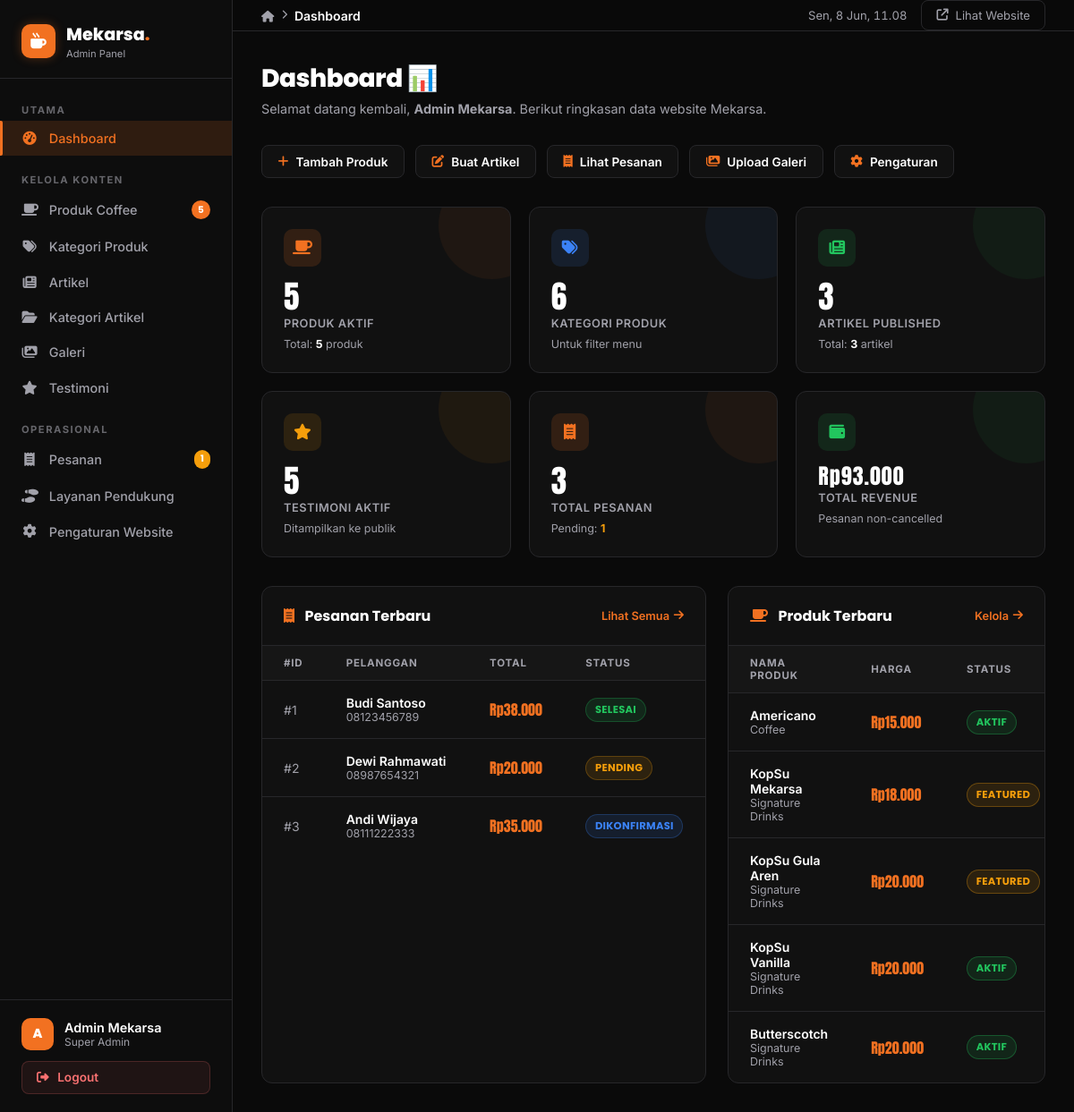
Page /portal-mekarsa/dashboard.php (signed in) on the committed database.
### tables this page shows
CREATE TABLE `orders` (
  `id` int(11) NOT NULL,
  `customer_name` varchar(100) NOT NULL,
  `customer_phone` varchar(20) NOT NULL,
  `order_date` timestamp NOT NULL DEFAULT current_timestamp(),
  `total_price` decimal(10,2) DEFAULT 0.00,
  `order_status` enum('pending','confirmed','completed','cancelled') DEFAULT 'pending',
  `notes` text DEFAULT NULL
);

CREATE TABLE `products` (
  `id` int(11) NOT NULL,
  `category_id` int(11) NOT NULL,
  `name` varchar(100) NOT NULL,
  `description` text DEFAULT NULL,
  `price` decimal(10,2) NOT NULL,
  `stock` int(11) DEFAULT 0,
  `image` varchar(255) DEFAULT NULL,
  `is_featured` tinyint(1) DEFAULT 0,
  `status` enum('active','inactive') DEFAULT 'active',
  `created_at` timestamp NOT NULL DEFAULT current_timestamp(),
  `updated_at` timestamp NOT NULL DEFAULT current_timestamp() ON UPDATE current_timestamp()
);

CREATE TABLE `product_categories` (
  `id` int(11) NOT NULL,
  `name` varchar(100) NOT NULL,
  `description` text DEFAULT NULL,
  `created_at` timestamp NOT NULL DEFAULT current_timestamp()
);

### portal-mekarsa/dashboard.php (the view, shortened to what this page needs)
<?php
try {
    $pdo = getDBConnection();
    $stats = [];
    $stmt = $pdo->query("SELECT COUNT(*) FROM products WHERE status = 'active'");
    $stats['products'] = (int)$stmt->fetchColumn();
    $stmt = $pdo->query("SELECT COUNT(*) FROM products");
    $stats['products_total'] = (int)$stmt->fetchColumn();
    $stmt = $pdo->query("SELECT COUNT(*) FROM product_categories");
    $stats['categories'] = (int)$stmt->fetchColumn();
    $stmt = $pdo->query("SELECT COUNT(*) FROM articles WHERE status = 'published'");
    $stats['articles'] = (int)$stmt->fetchColumn();
    $stmt = $pdo->query("SELECT COUNT(*) FROM articles");
    $stats['articles_total'] = (int)$stmt->fetchColumn();
    $stmt = $pdo->query("SELECT COUNT(*) FROM testimonials WHERE status = 'show'");
    $stats['testimonials'] = (int)$stmt->fetchColumn();
    $stmt = $pdo->query("SELECT COUNT(*) FROM orders");
    $stats['orders'] = (int)$stmt->fetchColumn();
    $stmt = $pdo->query("SELECT COUNT(*) FROM orders WHERE order_status = 'pending'");
    $stats['orders_pending'] = (int)$stmt->fetchColumn();
    $stmt = $pdo->query("SELECT COALESCE(SUM(total_price), 0) FROM orders WHERE order_status != 'cancelled'");
    $stats['revenue'] = (float)$stmt->fetchColumn();
    $stmt = $pdo->query("
        SELECT id, customer_name, customer_phone, total_price, order_status, order_date
        FROM orders
        ORDER BY order_date DESC
        LIMIT 5
    ");
    $recentOrders = $stmt->fetchAll();
    $stmt = $pdo->query("
        SELECT p.id, p.name, p.price, p.status, p.is_featured, pc.name AS category_name
        FROM products p
        LEFT JOIN product_categories pc ON p.category_id = pc.id
        ORDER BY p.created_at DESC
        LIMIT 5
    ");
    $recentProducts = $stmt->fetchAll();
} catch (PDOException $e) {
    $dbError = $e->getMessage();
    $stats   = array_fill_keys(['products','products_total','categories','articles','articles_total','testimonials','orders','orders_pending','revenue'], 0);
    $recentOrders   = [];
    $recentProducts = [];
}
function formatRupiah(float $amount): string {
    return 'Rp' . number_format($amount, 0, ',', '.');
}
function orderStatusBadge(string $status): string {
    $map = [
        'pending'   => ['label' => 'Pending',    'color' => '#f59e0b'],
        'confirmed' => ['label' => 'Dikonfirmasi','color' => '#3b82f6'],
        'completed' => ['label' => 'Selesai',     'color' => '#22c55e'],
        'cancelled' => ['label' => 'Dibatalkan',  'color' => '#f87171'],
    ];
    $info = $map[$status] ?? ['label' => ucfirst($status), 'color' => '#a1a1aa'];
    return '<span class="badge" style="background:' . $info['color'] . '20;color:' . $info['color'] . ';border:1px solid ' . $info['color'] . '40;">' . $info['label'] . '</span>';
}
?>
<!DOCTYPE html>
<html lang="id">
<head>
    <link href="https://cdnjs.cloudflare.com/ajax/libs/font-awesome/6.5.0/css/all.min.css" rel="stylesheet">
</head>
<body>
    <aside class="sidebar" id="sidebar" role="navigation" aria-label="Admin Navigation">
        <a href="dashboard.php" class="sidebar-brand">
            <div class="sidebar-brand-icon"><i class="fas fa-mug-hot"></i></div>
            <div>
                <div class="sidebar-brand-text">Mekarsa<span>.</span></div>
                <div class="sidebar-brand-sub">Admin Panel</div>
            </div>
        </a>
        <nav class="sidebar-nav">
            <div class="nav-section-label">Utama</div>
            <a href="dashboard.php" class="nav-item active">
                <i class="fas fa-gauge-high"></i>
                Dashboard
            </a>
            <div class="nav-section-label" style="margin-top:0.75rem;">Kelola Konten</div>
            <a href="products.php" class="nav-item">
                <i class="fas fa-mug-saucer"></i>
                Produk Coffee
                <?php if (!empty($stats['products_total'])): ?>
                    <span class="nav-badge"><?= $stats['products_total'] ?></span>
                <?php endif; ?>
            </a>
            <a href="product-categories.php" class="nav-item">
                <i class="fas fa-tags"></i>
                Kategori Produk
            </a>
            <a href="articles.php" class="nav-item">
                <i class="fas fa-newspaper"></i>
                Artikel
            </a>
            <a href="article-categories.php" class="nav-item">
                <i class="fas fa-folder-open"></i>
                Kategori Artikel
            </a>
            <a href="gallery.php" class="nav-item">
                <i class="fas fa-images"></i>
                Galeri
            </a>
            <a href="testimonials.php" class="nav-item">
                <i class="fas fa-star"></i>
                Testimoni
            </a>
            <div class="nav-section-label" style="margin-top:0.75rem;">Operasional</div>
            <a href="orders.php" class="nav-item">
                <i class="fas fa-receipt"></i>
                Pesanan
                <?php if (!empty($stats['orders_pending'])): ?>
                    <span class="nav-badge nav-badge--yellow"><?= $stats['orders_pending'] ?></span>
                <?php endif; ?>
            </a>
            <a href="support-services.php" class="nav-item">
                <i class="fas fa-shoe-prints"></i>
                Layanan Pendukung
            </a>
            <a href="settings.php" class="nav-item">
                <i class="fas fa-gear"></i>
                Pengaturan Website
            </a>
        </nav>
        <div class="sidebar-footer">
            <div class="admin-info">
                <div class="admin-avatar"><?= strtoupper(substr($_SESSION['admin_name'] ?? 'A', 0, 1)) ?></div>
                <div>
                    <div class="admin-name"><?= htmlspecialchars($_SESSION['admin_name'] ?? 'Admin') ?></div>
                    <div class="admin-role">Super Admin</div>
                </div>
            </div>
            <a href="logout.php" class="btn-logout" onclick="return confirm('Yakin ingin logout?')">
                <i class="fas fa-right-from-bracket"></i>
                Logout
            </a>
        </div>
    </aside>
    <div class="main">
        <header class="topbar">
            <div class="topbar-left">
                <nav class="breadcrumb" aria-label="breadcrumb">
                    <a href="dashboard.php"><i class="fas fa-house" style="font-size:0.8rem;"></i></a>
                    <i class="fas fa-chevron-right" style="font-size:0.65rem;"></i>
                    <span>Dashboard</span>
                </nav>
            </div>
            <div class="topbar-right">
                <span class="topbar-time" id="currentTime"></span>
                <a href="../index.php" class="topbar-view-site" target="_blank" rel="noopener">
                    <i class="fas fa-arrow-up-right-from-square"></i>
                    Lihat Website
                </a>
            </div>
        </header>
        <main class="page-content">
            <div class="page-header">
                <h1>Dashboard 📊</h1>
                <p>Selamat datang kembali, <strong><?= htmlspecialchars($_SESSION['admin_name'] ?? 'Admin') ?></strong>. Berikut ringkasan data website Mekarsa.</p>
            </div>
            <div class="quick-actions">
                <a href="products.php?action=add" class="quick-btn">
                    <i class="fas fa-plus"></i> Tambah Produk
                </a>
                <a href="articles.php?action=add" class="quick-btn">
                    <i class="fas fa-pen-to-square"></i> Buat Artikel
                </a>
                <a href="orders.php" class="quick-btn">
                    <i class="fas fa-receipt"></i> Lihat Pesanan
                </a>
                <a href="gallery.php?action=add" class="quick-btn">
                    <i class="fas fa-images"></i> Upload Galeri
                </a>
                <a href="settings.php" class="quick-btn">
                    <i class="fas fa-gear"></i> Pengaturan
                </a>
            </div>
            <div class="stats-grid">
                <div class="stat-card stat-card--orange">
                    <div class="stat-icon stat-icon--orange">
                        <i class="fas fa-mug-saucer"></i>
                    </div>
                    <div class="stat-value"><?= $stats['products'] ?></div>
                    <div class="stat-label">Produk Aktif</div>
                    <div class="stat-sub">Total: <strong><?= $stats['products_total'] ?></strong> produk</div>
                </div>
                <div class="stat-card stat-card--blue">
                    <div class="stat-icon stat-icon--blue">
                        <i class="fas fa-tags"></i>
                    </div>
                    <div class="stat-value"><?= $stats['categories'] ?></div>
                    <div class="stat-label">Kategori Produk</div>
                    <div class="stat-sub">Untuk filter menu</div>
                </div>
                <div class="stat-card stat-card--green">
                    <div class="stat-icon stat-icon--green">
                        <i class="fas fa-newspaper"></i>
                    </div>
                    <div class="stat-value"><?= $stats['articles'] ?></div>
                    <div class="stat-label">Artikel Published</div>
                    <div class="stat-sub">Total: <strong><?= $stats['articles_total'] ?></strong> artikel</div>
                </div>
                <div class="stat-card stat-card--yellow">
                    <div class="stat-icon stat-icon--yellow">
                        <i class="fas fa-star"></i>
                    </div>
                    <div class="stat-value"><?= $stats['testimonials'] ?></div>
                    <div class="stat-label">Testimoni Aktif</div>
                    <div class="stat-sub">Ditampilkan ke publik</div>
                </div>
                <div class="stat-card stat-card--orange">
                    <div class="stat-icon stat-icon--orange">
                        <i class="fas fa-receipt"></i>
                    </div>
                    <div class="stat-value"><?= $stats['orders'] ?></div>
                    <div class="stat-label">Total Pesanan</div>
                    <div class="stat-sub">Pending: <strong style="color:var(--yellow)"><?= $stats['orders_pending'] ?></strong></div>
                </div>
                <div class="stat-card stat-card--green">
                    <div class="stat-icon stat-icon--green">
                        <i class="fas fa-wallet"></i>
                    </div>
                    <div class="stat-value" style="font-size:1.5rem;"><?= formatRupiah($stats['revenue']) ?></div>
                    <div class="stat-label">Total Revenue</div>
                    <div class="stat-sub">Pesanan non-cancelled</div>
                </div>
            </div>
            <div class="tables-grid">
                <div class="table-card">
                    <div class="table-card-header">
                        <h3><i class="fas fa-receipt" style="color:var(--orange);margin-right:0.5rem;"></i> Pesanan Terbaru</h3>
                        <a href="orders.php">Lihat Semua <i class="fas fa-arrow-right"></i></a>
                    </div>
                    <?php if (!empty($recentOrders)): ?>
                        <table class="data-table" role="table" aria-label="Pesanan terbaru">
                            <thead>
                                <tr>
                                    <th>#ID</th>
                                    <th>Pelanggan</th>
                                    <th>Total</th>
                                    <th>Status</th>
                                </tr>
                            </thead>
                            <tbody>
                                <?php foreach ($recentOrders as $order): ?>
                                    <tr>
                                        <td style="color:var(--text-muted);">#<?= $order['id'] ?></td>
                                        <td>
                                            <div class="customer-name"><?= htmlspecialchars($order['customer_name']) ?></div>
                                            <div class="sub-text"><?= htmlspecialchars($order['customer_phone']) ?></div>
                                        </td>
                                        <td class="price-text"><?= formatRupiah((float)$order['total_price']) ?></td>
                                        <td><?= orderStatusBadge($order['order_status']) ?></td>
                                    </tr>
                                <?php endforeach; ?>
                            </tbody>
                        </table>
                    <?php endif; ?>
                </div>
                <div class="table-card">
                    <div class="table-card-header">
                        <h3><i class="fas fa-mug-saucer" style="color:var(--orange);margin-right:0.5rem;"></i> Produk Terbaru</h3>
                        <a href="products.php">Kelola <i class="fas fa-arrow-right"></i></a>
                    </div>
                    <?php if (!empty($recentProducts)): ?>
                        <table class="data-table" role="table" aria-label="Produk terbaru">
                            <thead>
                                <tr>
                                    <th>Nama Produk</th>
                                    <th>Harga</th>
                                    <th>Status</th>
                                </tr>
                            </thead>
                            <tbody>
                                <?php foreach ($recentProducts as $product): ?>
                                    <tr>
                                        <td>
                                            <div class="customer-name"><?= htmlspecialchars($product['name']) ?></div>
                                            <div class="sub-text"><?= htmlspecialchars($product['category_name'] ?? '-') ?></div>
                                        </td>
                                        <td class="price-text"><?= formatRupiah((float)$product['price']) ?></td>
                                        <td>
                                            <?php if ($product['is_featured']): ?>
                                                <span class="badge badge--featured">Featured</span>
                                            <?php elseif ($product['status'] === 'active'): ?>
                                                <span class="badge badge--active">Aktif</span>
                                            <?php else: ?>
                                                <span class="badge badge--inactive">Nonaktif</span>
                                            <?php endif; ?>
                                        </td>
                                    </tr>
                                <?php endforeach; ?>
                            </tbody>
                        </table>
                    <?php endif; ?>
                </div>
            </div>
        </main>
    </div>
</body>
</html>

### rows in the picture
orders: id "1", customer_name "Budi Santoso", customer_phone "08123456789", total_price "Rp38.000", order_status "SELESAI"
orders: id "2", customer_name "Dewi Rahmawati", customer_phone "08987654321", total_price "Rp20.000", order_status "PENDING"
orders: id "3", customer_name "Andi Wijaya", customer_phone "08111222333", total_price "Rp35.000", order_status "DIKONFIRMASI"
products: name "Americano", category.name "Coffee", price "Rp15.000", is_featured "AKTIF"
products: name "KopSu Mekarsa", category.name "Signature Drinks", price "Rp18.000", is_featured "FEATURED"
products: name "KopSu Gula Aren", category.name "Signature Drinks", price "Rp20.000", is_featured "FEATURED"
products: name "KopSu Vanilla", category.name "Signature Drinks", price "Rp20.000", is_featured "AKTIF"
products: name "Butterscotch", category.name "Signature Drinks", price "Rp20.000", is_featured "AKTIF"

### other values in the picture
$stats['products_total'] "5"
$stats['orders_pending'] "1"
substr($_SESSION['admin_name'] ?? 'A', 0, 1) "A"
$_SESSION['admin_name'] "Admin Mekarsa"
$stats['products'] "5"
$stats['categories'] "6"
$stats['articles'] "3"
$stats['articles_total'] "3"
$stats['testimonials'] "5"
$stats['orders'] "3"
formatRupiah($stats['revenue']) "Rp93.000"
